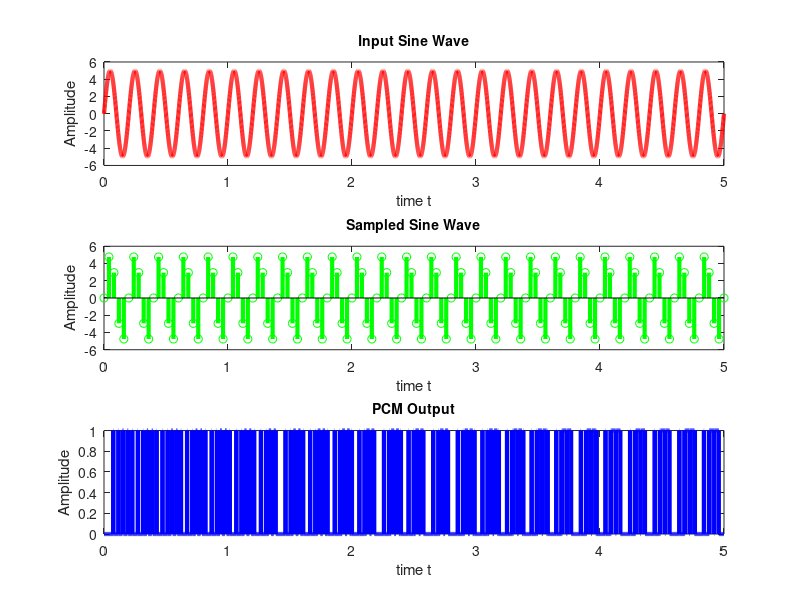

Write MATLAB code to recreate this figure.
clc
clear all
close all
fm = input('enter the vaues of frequency fm: ');
A = input('enter amplitude: ');
l = input('enter the no of samples to be taken per cycle: ');
n = input('enter no of PCM bits: ');
d = input('enter time limit to display the graph: ');

subplot(311)
t=linspace(0,d,(d+1)^5);
x = A*sin(2*pi*fm*t);                        %plotting the sine function
plot(t,x,'r','linewidth',3)
title('Input Sine Wave','fontsize',10);
ylabel('Amplitude');
xlabel('time t');

subplot(312)
fs=l*fm;                                     %sample frequency of DAC
Ts=1/fs;                                     %sample interval  
t=0:Ts:d;                                    %create vector till d, with step size sample interval Ts
x = A*sin(2*pi*fm*t);                        %generate the sampled sine wave
stem(t,x,'g','linewidth',3)                  %plot the sampled sine wave
title('Sampled Sine Wave','fontsize',10);
ylabel('Amplitude');
xlabel('time t');

subplot(313)
D=double(dec2bin(x,n))-48;                   %convert the samples values into binary
b=[];
for i=1:length(D(:,1))
    b=[b,D(i,:)];                            %create binary array
end
t=linspace(0,d,length(b));
stairs(t, b,'b','linewidth',3);              %plot the PCM signal
title('PCM Output','fontsize',10);
ylabel('Amplitude');
xlabel('time t');
